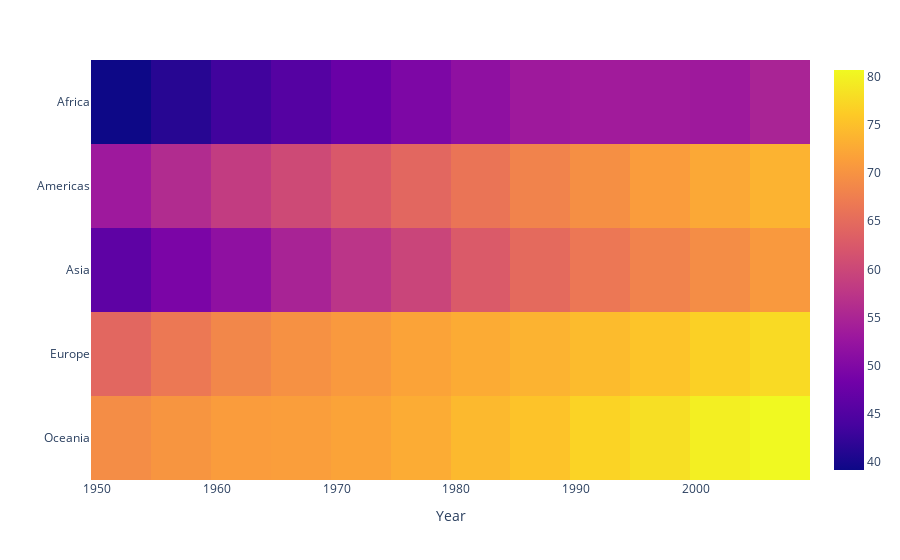

The code cell stored with this chart in its notebook:
### Markdown cell above
Now that we have the appropriate DataFrame, let's use the plotly `imshow()` function to visualize it!

### Code cell
# use plotly imshow() to visualize the pivot table

fig = px.imshow(gapminder_continent_wide)

fig.update_layout(xaxis_title = "Year", yaxis_title = "")

### Figure 1 — Plotly figure (JSON) as saved in the notebook; plotly's stock layout.template omitted (floating-point values rounded to 4 significant figures)
{"data": [{"coloraxis": "coloraxis", "hovertemplate": "year: %{x}<br>continent: %{y}<br>color: %{z}<extra></extra>", "name": "0", "type": "heatmap", "x": [1952, 1957, 1962, 1967, 1972, 1977, 1982, 1987, 1992, 1997, 2002, 2007], "xaxis": "x", "y": ["Africa", "Americas", "Asia", "Europe", "Oceania"], "yaxis": "y", "z": [[39.14, 41.27, 43.32, 45.33, 47.45, 49.58, 51.59, 53.34, 53.63, 53.6, 53.33, 54.81], [53.28, 55.96, 58.4, 60.41, 62.39, 64.39, 66.23, 68.09, 69.57, 71.15, 72.42, 73.61], [46.31, 49.32, 51.56, 54.66, 57.32, 59.61, 62.62, 64.85, 66.54, 68.02, 69.23, 70.73], [64.41, 66.7, 68.54, 69.74, 70.78, 71.94, 72.81, 73.64, 74.44, 75.51, 76.7, 77.65], [69.25, 70.3, 71.09, 71.31, 71.91, 72.85, 74.29, 75.32, 76.94, 78.19, 79.74, 80.72]]}], "layout": {"autosize": true, "coloraxis": {"colorscale": [[0, "#0d0887"], [0.1111, "#46039f"], [0.2222, "#7201a8"], [0.3333, "#9c179e"], [0.4444, "#bd3786"], [0.5556, "#d8576b"], [0.6667, "#ed7953"], [0.7778, "#fb9f3a"], [0.8889, "#fdca26"], [1, "#f0f921"]]}, "margin": {"t": 60}, "xaxis": {"anchor": "y", "autorange": true, "constrain": "domain", "domain": [0, 1], "range": [1950.0, 2010.0], "scaleanchor": "y", "title": {"text": "Year"}, "type": "linear"}, "yaxis": {"anchor": "x", "autorange": true, "constrain": "domain", "domain": [0, 1], "range": [4.5, -0.5], "title": {"text": ""}, "type": "category"}}}
